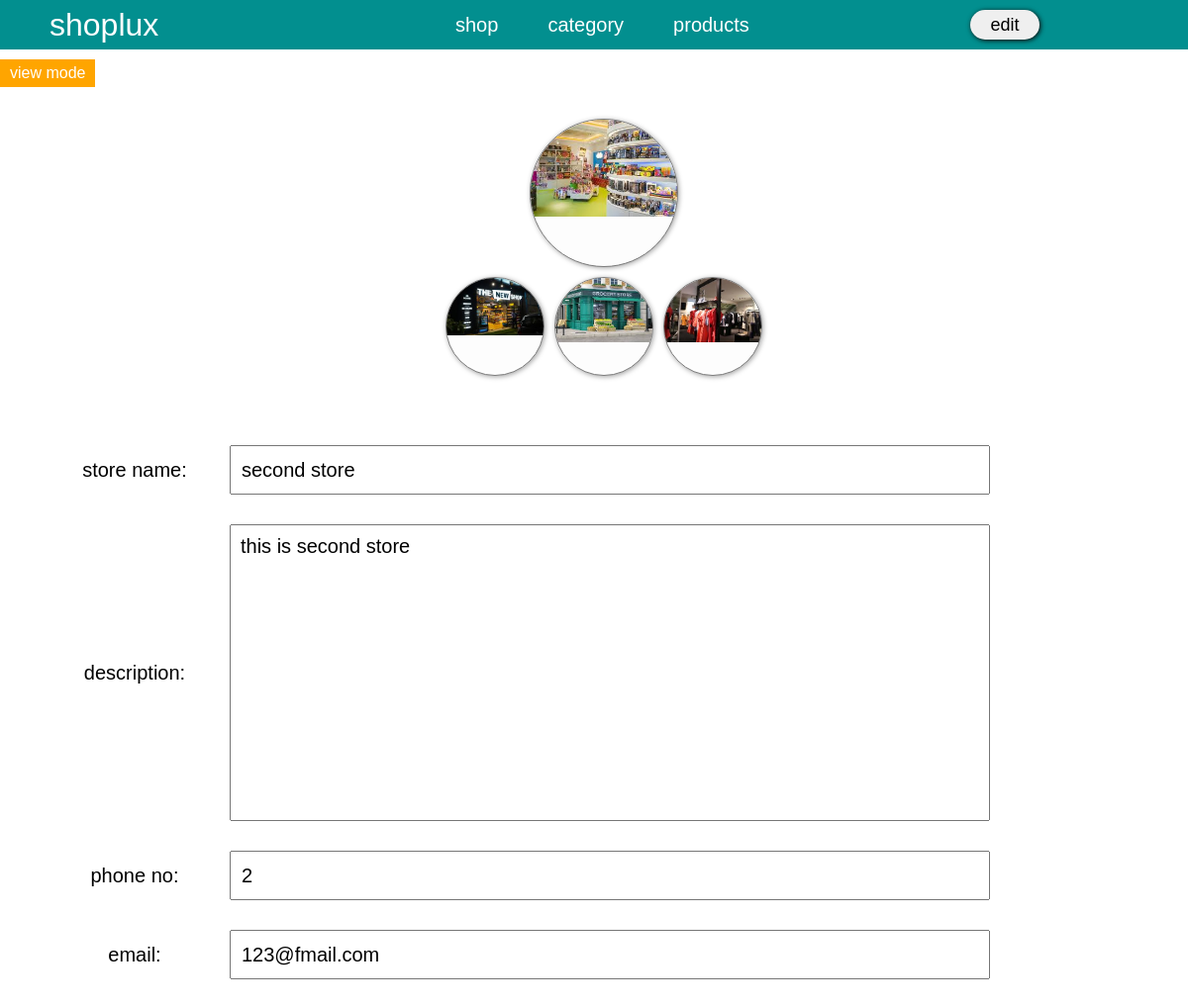
The app's page /admin/shopPage/shop.php (signed in) with its own data.
### tables this page shows
CREATE TABLE `users` (
  `user_sr` int(11) NOT NULL,
  `name` varchar(20) NOT NULL,
  `username` varchar(50) NOT NULL,
  `password` varchar(50) NOT NULL,
  `shop_id` int(11) NOT NULL
);

CREATE TABLE `shop` (
  `shop_sr` int(11) NOT NULL,
  `store_name` varchar(50) NOT NULL,
  `store_desc` varchar(255) NOT NULL,
  `phone_no` varchar(20) NOT NULL,
  `email` varchar(50) NOT NULL,
  `main_img` varchar(100) NOT NULL,
  `sub1` varchar(100) NOT NULL,
  `sub2` varchar(100) NOT NULL,
  `sub3` varchar(100) NOT NULL
);

### admin/shopPage/shop.php (the view, shortened to what this page needs)
<?php include("../header.php")?>
    <div class="post_sec">
        <?php
                function update_funk($input_data)
                {
                    include("../config.php");
                    $sql_show = "select * from shop join users on shop.shop_sr = users.shop_id where shop.shop_sr = {$input_data}";
                $result_show = mysqli_query($conn,$sql_show);
                if(mysqli_num_rows($result_show)>0)
                {
                    while($rows = mysqli_fetch_assoc($result_show))
                    {
                     ?>
            <form action="update_shop_detail.php" method="POST" enctype="multipart/form-data" id='main_id'>
            <div class="image_view">
                <div class="main_img">
                    <img src="shop_images/<?php echo $rows['main_img'];?>" alt="" id="main_img">
                </div>
                <div class="sub_img">
                    <div class="img_box">
                        <img src="shop_images/<?php echo $rows['sub1'];?>" alt="" id="sub1_img">
                    </div>
                    <div class="img_box">
                        <img src="shop_images/<?php echo $rows['sub2'];?>" alt="" id="sub2_img">
                    </div>
                    <div class="img_box">
                        <img src="shop_images/<?php echo $rows['sub3'];?>" alt="" id="sub3_img">
                    </div>
                </div>
            </div>
            <div class="input_field">
                <label>store name:</label>
                <input type="text" name="store_name" value="<?php echo $rows['store_name'];?>" readonly>
            </div>
            <div class="input_field text_area">
                <label id="clk">description:</label>
                <textarea  cols="30" rows="10" id="sel" name="description" value='<?php echo $rows['store_desc'];?>' readonly><?php echo $rows['store_desc'];?></textarea>
            </div>
            <div class="input_field">
                <label>phone no:</label>
                <input type="text" name="phone_no" value="<?php echo $rows['phone_no'];?>" readonly>
            </div>
            <div class="input_field">
                <label>email:</label>
                <input type="email" name="email" value="<?php echo $rows['email'];?>" readonly>
            </div>
            </form>
            <?php
                }
                }
            }
            if($shop_id !=0)
            {
                update_funk($shop_id);
            }
            elseif($shop_id_val!=0)
            {
                update_funk($shop_id_val);
                }
                ?>
                <?php
                if($shop_id !=0 or $shop_id_val!=0)
                {
            ?>
            <div class="edit_info">view mode</div>
            <?php
            }
            ?>
    </div>
</body>
</html>

### admin/shopPage/shop2.css (style rules this page uses)
.post_sec { width: 100%; height: auto; display: flex; justify-content: center; align-items: center; background-color: white; position: relative; }
.post_sec form { width: 100%; display: flex; justify-content: center; align-items: center; flex-direction: column; position: relative; transform: translateX(-80px); }
.image_view { height: 300px; display: flex; justify-content: center; align-items: center; flex-direction: column; transform: translateX(90px); margin: 50px; }
.image_view .main_img { width: 150px; height: 150px; background-color: rgb(253, 253, 253); box-shadow: 1px 1px 5px rgb(165, 165, 165); border: 1px solid rgb(124, 124, 124); border-radius: 50%; position: relative; overflow: hidden; }
.image_view .sub_img .img_box img { transform: scale(1); }
.image_view .sub_img { width: 100%; height: 100px; margin-top:10px ; display: flex; justify-content: center; align-items: center; }
.image_view .sub_img .img_box { width: 100px; height: 100px; background-color: rgb(253, 253, 253); box-shadow: 1px 1px 5px rgb(165, 165, 165); border: 1px solid rgb(124, 124, 124); border-radius: 50%; margin: 0 5px; position: relative; overflow: hidden; }
.input_field { width: 80%; height: 50px; margin-bottom: 30px; display: flex; justify-content: center; align-items: center; }
.input_field label { font-size: 20px; width: 20%; text-align: center; }
.input_field input { width: 80%; height: 100%; font-size: 20px; padding-left: 10px; outline: none; }
.text_area { width: 80%; height: 300px; }
.text_area textarea { width: 80%; height: 100%; resize: none; padding: 10px; outline: none; font-size: 20px; }

### admin/header.php (style rules this page uses)
* { margin: 0; padding: 0; box-sizing: border-box; font-family: Arial, Helvetica, sans-serif; }

### admin/shopPage/shop.php (style rules this page uses)
.image_view .main_img img, .image_view .sub_img .img_box img { width: 100%; }
.edit_info { position: absolute; left: 0; top: 10px; padding: 5px 10px; background-color:orange; color: white; }

### records on screen
users: shop.main_img (picture), shop.sub1 (picture), shop.sub2 (picture), shop.sub3 (picture), store_name "second store", description "this is second store", phone_no "2", email "123@fmail.com"
